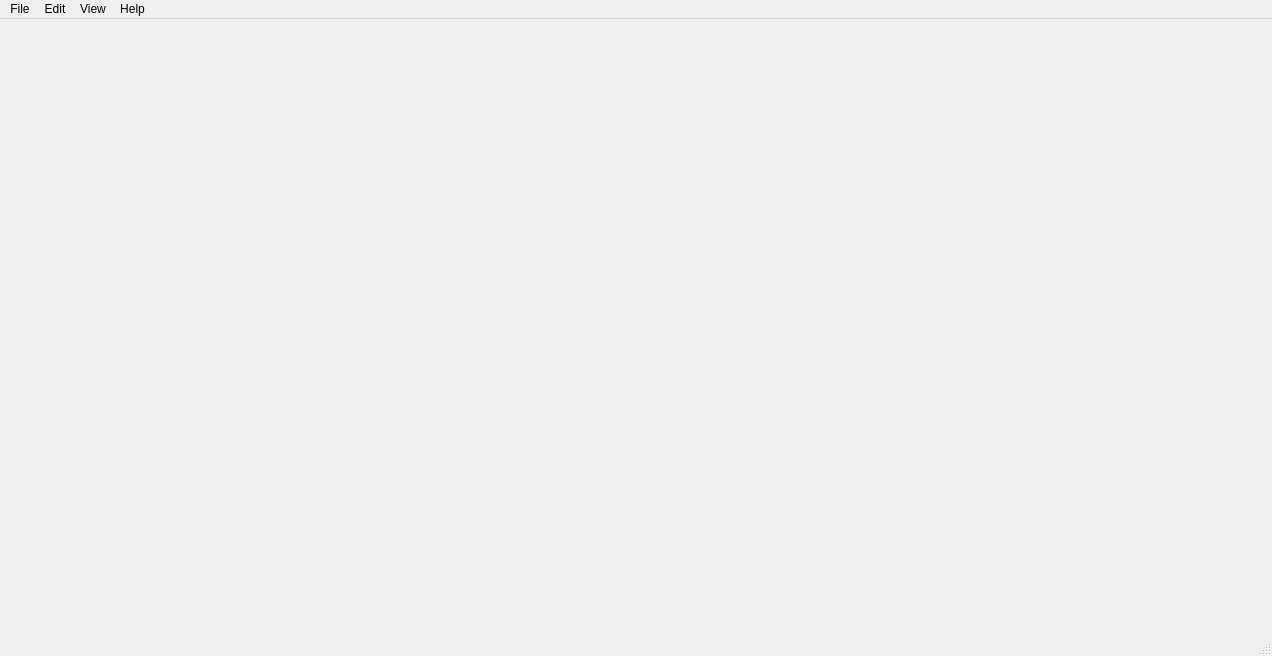
<?xml version="1.0" encoding="UTF-8"?>
<ui version="4.0">
 <class>mainWindow</class>
 <widget class="QMainWindow" name="mainWindow">
  <property name="geometry">
   <rect>
    <x>0</x>
    <y>0</y>
    <width>1272</width>
    <height>656</height>
   </rect>
  </property>
  <property name="windowTitle">
   <string>Stanford Artificial Retina Project | Retina Chip v1.0 Experimental Visualization</string>
  </property>
  <widget class="QWidget" name="centralwidget">
   <layout class="QHBoxLayout" name="horizontalLayout_2">
    <item>
     <layout class="QVBoxLayout" name="verticalLayout" stretch="7,3">
      <item>
       <layout class="QHBoxLayout" name="horizontalLayout_top" stretch="1,1">
        <item>
         <widget class="PlotWidget" name="arrayMap" native="true"/>
        </item>
        <item>
         <layout class="QGridLayout" name="channelTracesGrid"/>
        </item>
       </layout>
      </item>
      <item>
       <layout class="QHBoxLayout" name="horizontalLayout_bottom">
        <item>
         <widget class="PlotWidget" name="miniMap" native="true"/>
        </item>
        <item>
         <layout class="QHBoxLayout" name="horizontalLayout">
          <item>
           <widget class="PlotWidget" name="noiseHistogram" native="true"/>
          </item>
          <item>
           <widget class="PlotWidget" name="spikeRatePlot" native="true"/>
          </item>
         </layout>
        </item>
       </layout>
      </item>
     </layout>
    </item>
   </layout>
  </widget>
  <widget class="QStatusBar" name="statusbar"/>
  <widget class="QMenuBar" name="menubar">
   <property name="geometry">
    <rect>
     <x>0</x>
     <y>0</y>
     <width>1272</width>
     <height>37</height>
    </rect>
   </property>
   <widget class="QMenu" name="menuFile">
    <property name="title">
     <string>File</string>
    </property>
    <addaction name="actionUpdateSession"/>
   </widget>
   <widget class="QMenu" name="menuEdit">
    <property name="title">
     <string>Edit</string>
    </property>
    <addaction name="actionPreferences"/>
    <addaction name="actionAnalysisParameters"/>
   </widget>
   <widget class="QMenu" name="menuView">
    <property name="title">
     <string>View</string>
    </property>
    <addaction name="actionIndividualChannelInfo"/>
    <addaction name="actionListElectrodesInfo"/>
   </widget>
   <widget class="QMenu" name="menuHelp">
    <property name="title">
     <string>Help</string>
    </property>
    <addaction name="actionDocumentation"/>
   </widget>
   <addaction name="menuFile"/>
   <addaction name="menuEdit"/>
   <addaction name="menuView"/>
   <addaction name="menuHelp"/>
  </widget>
  <action name="actionUpdateSession">
   <property name="text">
    <string>New session...</string>
   </property>
  </action>
  <action name="actionLoad_real_time_stream">
   <property name="text">
    <string>Load real-time stream...</string>
   </property>
  </action>
  <action name="action_changeLayout">
   <property name="text">
    <string>Change visualization style...</string>
   </property>
  </action>
  <action name="actionDocumentation">
   <property name="text">
    <string>Documentation</string>
   </property>
  </action>
  <action name="actionParameter_1">
   <property name="text">
    <string>Parameter 1</string>
   </property>
  </action>
  <action name="actionParameter_2">
   <property name="text">
    <string>Parameter 2</string>
   </property>
  </action>
  <action name="actionParameter_3">
   <property name="text">
    <string>Parameter 3</string>
   </property>
  </action>
  <action name="actionPreferences">
   <property name="text">
    <string>Session parameters...</string>
   </property>
  </action>
  <action name="actionAnalysisParameters">
   <property name="text">
    <string>GUI preferences...</string>
   </property>
  </action>
  <action name="actionSave">
   <property name="text">
    <string>Save</string>
   </property>
  </action>
  <action name="actionExport_to">
   <property name="text">
    <string>Export to...</string>
   </property>
  </action>
  <action name="actionParameter_4">
   <property name="text">
    <string>Toggle highlight spikes</string>
   </property>
  </action>
  <action name="actionParameter_5">
   <property name="text">
    <string>Toggle auto axis</string>
   </property>
  </action>
  <action name="actionParameter_6">
   <property name="text">
    <string>Parameter 1</string>
   </property>
  </action>
  <action name="actionParameter_7">
   <property name="text">
    <string>Parameter 2</string>
   </property>
  </action>
  <action name="actionParameter">
   <property name="text">
    <string>Parameter 3</string>
   </property>
  </action>
  <action name="actionParameter_8">
   <property name="text">
    <string>Parameter 1</string>
   </property>
  </action>
  <action name="actionParameter_9">
   <property name="text">
    <string>Parameter 2</string>
   </property>
  </action>
  <action name="actionParameter_10">
   <property name="text">
    <string>Parameter 3</string>
   </property>
  </action>
  <action name="action_tl_arraymap">
   <property name="text">
    <string>Array Map</string>
   </property>
  </action>
  <action name="action_tr_arraymap">
   <property name="text">
    <string>Array Map</string>
   </property>
  </action>
  <action name="action_bl_arraymap">
   <property name="text">
    <string>Array Map</string>
   </property>
  </action>
  <action name="action_br_arraymap_2">
   <property name="text">
    <string>Array Map</string>
   </property>
  </action>
  <action name="action_tl_channels">
   <property name="text">
    <string>Channel Traces</string>
   </property>
  </action>
  <action name="action_bl_channels">
   <property name="text">
    <string>Channel Traces</string>
   </property>
  </action>
  <action name="action_br_channels_2">
   <property name="text">
    <string>Channel Traces</string>
   </property>
  </action>
  <action name="action_tl_spikerate">
   <property name="text">
    <string>Spike Rate Plot</string>
   </property>
  </action>
  <action name="action_tl_electrodeminimap">
   <property name="text">
    <string>Electrode Minimap</string>
   </property>
  </action>
  <action name="action_hierlemann">
   <property name="text">
    <string>Hierlemann</string>
   </property>
  </action>
  <action name="action_modifiedhierlemann">
   <property name="text">
    <string>Modified Hierlemann</string>
   </property>
  </action>
  <action name="action_Highpass">
   <property name="text">
    <string>Highpass</string>
   </property>
  </action>
  <action name="actionSpike_detection">
   <property name="text">
    <string>Spike detection...</string>
   </property>
  </action>
  <action name="action_npz">
   <property name="text">
    <string>Numpy file (.npz)</string>
   </property>
  </action>
  <action name="action_mat">
   <property name="text">
    <string>MATLAB file (.mat)</string>
   </property>
  </action>
  <action name="action_save_npz">
   <property name="text">
    <string>Numpy file (.npz)</string>
   </property>
  </action>
  <action name="action_save_mat">
   <property name="text">
    <string>MATLAB file (.mat)</string>
   </property>
  </action>
  <action name="action_tr_channels">
   <property name="text">
    <string>Channel Traces</string>
   </property>
  </action>
  <action name="action_tr_spikerate">
   <property name="text">
    <string>Spike Rate Plot</string>
   </property>
  </action>
  <action name="action_tr_electrodeminimap">
   <property name="text">
    <string>Electrode Minimap</string>
   </property>
  </action>
  <action name="action_bl_spikerate">
   <property name="text">
    <string>Spike Rate Plot</string>
   </property>
  </action>
  <action name="action_bl_electrodeminimap">
   <property name="text">
    <string>Electrode Minimap</string>
   </property>
  </action>
  <action name="action_br_spikerate_2">
   <property name="text">
    <string>Spike Rate Plot</string>
   </property>
  </action>
  <action name="action_br_electrodeminimap_2">
   <property name="text">
    <string>Electrode Minimap</string>
   </property>
  </action>
  <action name="action_save_csv">
   <property name="text">
    <string>CSV file (.csv)</string>
   </property>
  </action>
  <action name="action_csv">
   <property name="text">
    <string>CSV file (.csv)</string>
   </property>
  </action>
  <action name="actionEntire_window">
   <property name="text">
    <string>Entire window</string>
   </property>
  </action>
  <action name="actionWindow_1">
   <property name="text">
    <string>Window 1</string>
   </property>
  </action>
  <action name="actionWindow_2">
   <property name="text">
    <string>Window 2</string>
   </property>
  </action>
  <action name="actionWindow_3">
   <property name="text">
    <string>Window 3</string>
   </property>
  </action>
  <action name="actionWindow_4">
   <property name="text">
    <string>Window 4</string>
   </property>
  </action>
  <action name="action_tl_tracesearch">
   <property name="text">
    <string>Trace Search</string>
   </property>
  </action>
  <action name="action_tr_tracesearch">
   <property name="text">
    <string>Trace Search</string>
   </property>
  </action>
  <action name="action_bl_tracesearch">
   <property name="text">
    <string>Trace Search</string>
   </property>
  </action>
  <action name="action_br_tracesearch_2">
   <property name="text">
    <string>Trace Search</string>
   </property>
  </action>
  <action name="actionToggle_light_dark_mode">
   <property name="text">
    <string>Toggle light/dark mode</string>
   </property>
  </action>
  <action name="actionToggle_profiling">
   <property name="text">
    <string>Toggle profiling</string>
   </property>
  </action>
  <action name="action_H0Bandpass">
   <property name="text">
    <string>h0 Bandpass</string>
   </property>
  </action>
  <action name="action_Auto">
   <property name="text">
    <string>Auto</string>
   </property>
  </action>
  <action name="action_FastBandpass">
   <property name="text">
    <string>Fast Bandpass</string>
   </property>
  </action>
  <action name="action_FasterBandpass">
   <property name="text">
    <string>Faster Bandpass</string>
   </property>
  </action>
  <action name="action_Litke">
   <property name="text">
    <string>Litke</string>
   </property>
  </action>
  <action name="action_None">
   <property name="text">
    <string>None</string>
   </property>
  </action>
  <action name="actionSpike_threshold">
   <property name="text">
    <string>Spike threshold...</string>
   </property>
  </action>
  <action name="actionTime_window">
   <property name="text">
    <string>Time window...</string>
   </property>
  </action>
  <action name="actionIndividualChannelInfo">
   <property name="text">
    <string>Individual channel info...</string>
   </property>
  </action>
  <action name="actionChannelAmplitudeHistogram">
   <property name="text">
    <string>Channel amplitude histogram...</string>
   </property>
  </action>
  <action name="actionToggleDarkMode">
   <property name="text">
    <string>Toggle dark mode</string>
   </property>
  </action>
  <action name="actionToggleProfiling">
   <property name="text">
    <string>Toggle profiling</string>
   </property>
  </action>
  <action name="actionListElectrodesInfo">
   <property name="text">
    <string>List of electrodes info...</string>
   </property>
  </action>
 </widget>
 <customwidgets>
  <customwidget>
   <class>PlotWidget</class>
   <extends>QWidget</extends>
   <header>pyqtgraph</header>
   <container>1</container>
  </customwidget>
 </customwidgets>
 <resources/>
 <connections/>
</ui>
